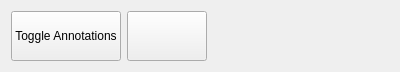
<?xml version="1.0" encoding="UTF-8"?>
<ui version="4.0">
 <class>Form</class>
 <widget class="QWidget" name="Form">
  <property name="geometry">
   <rect>
    <x>0</x>
    <y>0</y>
    <width>400</width>
    <height>72</height>
   </rect>
  </property>
  <property name="windowTitle">
   <string>Form</string>
  </property>
  <layout class="QHBoxLayout" name="horizontalLayout">
   <item>
    <layout class="QVBoxLayout" name="verticalLayout_2">
     <item>
      <layout class="QHBoxLayout" name="horizontalLayout_2">
       <item>
        <widget class="QPushButton" name="btn_ToggleAnnotations">
         <property name="sizePolicy">
          <sizepolicy hsizetype="Fixed" vsizetype="Fixed">
           <horstretch>0</horstretch>
           <verstretch>0</verstretch>
          </sizepolicy>
         </property>
         <property name="minimumSize">
          <size>
           <width>100</width>
           <height>50</height>
          </size>
         </property>
         <property name="maximumSize">
          <size>
           <width>200</width>
           <height>50</height>
          </size>
         </property>
         <property name="text">
          <string>Toggle Annotations</string>
         </property>
        </widget>
       </item>
       <item>
        <widget class="QPushButton" name="btn_Export">
         <property name="sizePolicy">
          <sizepolicy hsizetype="Fixed" vsizetype="Fixed">
           <horstretch>0</horstretch>
           <verstretch>0</verstretch>
          </sizepolicy>
         </property>
         <property name="minimumSize">
          <size>
           <width>80</width>
           <height>50</height>
          </size>
         </property>
         <property name="maximumSize">
          <size>
           <width>80</width>
           <height>50</height>
          </size>
         </property>
         <property name="text">
          <string/>
         </property>
         <property name="icon">
          <iconset>
           <normaloff>icons/icon_export_screenshot.png</normaloff>icons/icon_export_screenshot.png</iconset>
         </property>
         <property name="iconSize">
          <size>
           <width>64</width>
           <height>64</height>
          </size>
         </property>
        </widget>
       </item>
       <item>
        <spacer name="horizontalSpacer">
         <property name="orientation">
          <enum>Qt::Horizontal</enum>
         </property>
         <property name="sizeHint" stdset="0">
          <size>
           <width>40</width>
           <height>20</height>
          </size>
         </property>
        </spacer>
       </item>
      </layout>
     </item>
    </layout>
   </item>
  </layout>
 </widget>
 <resources/>
 <connections/>
</ui>
